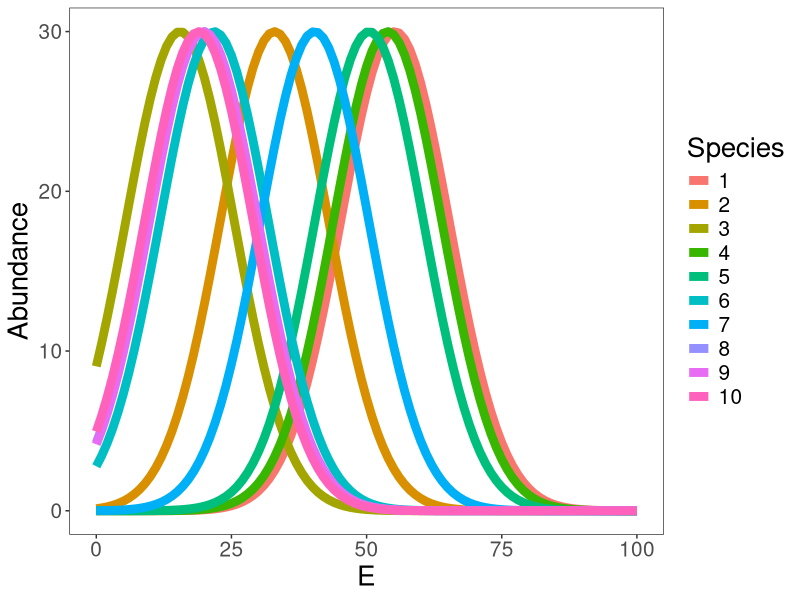
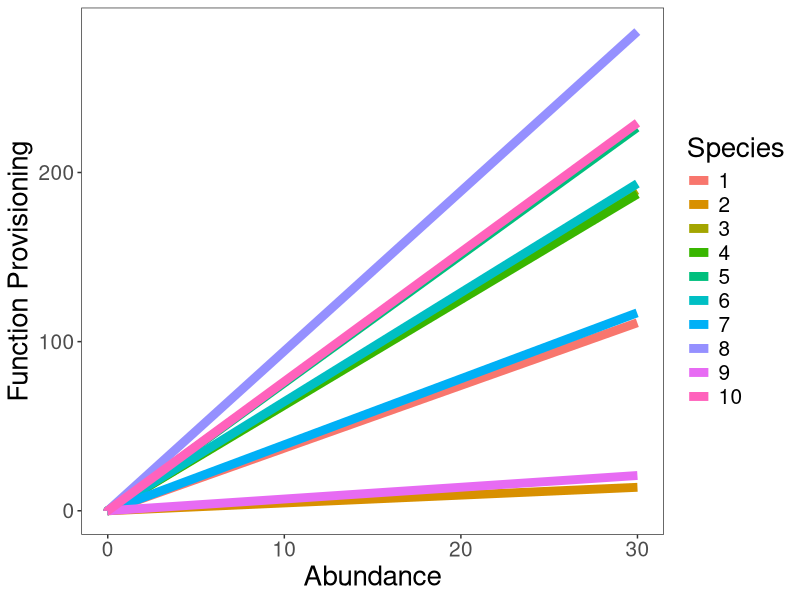
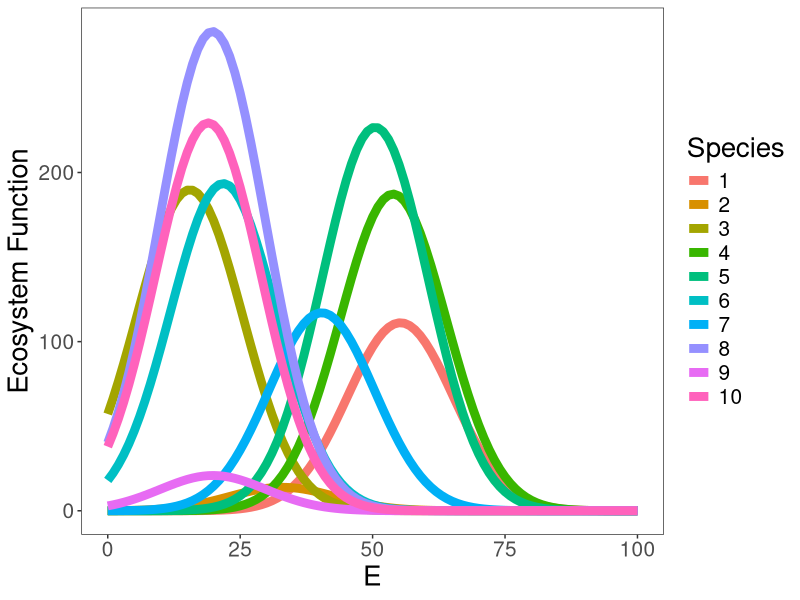
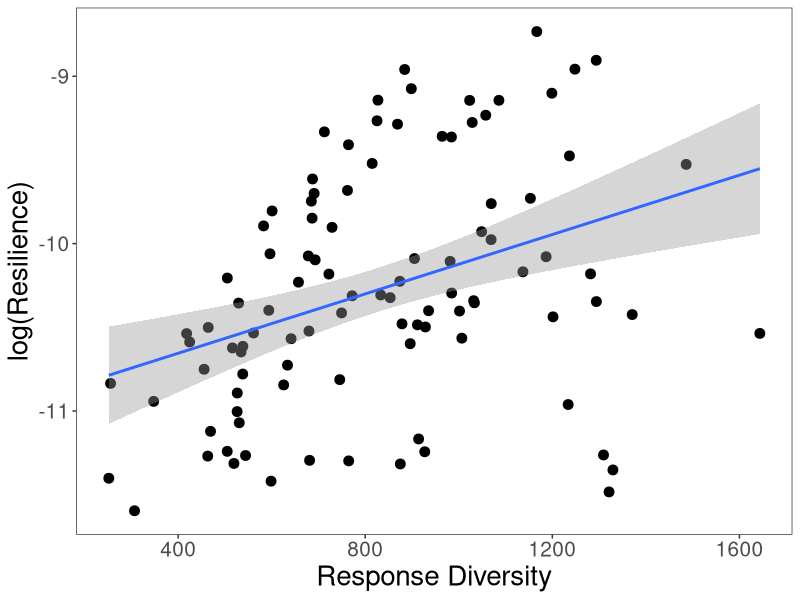
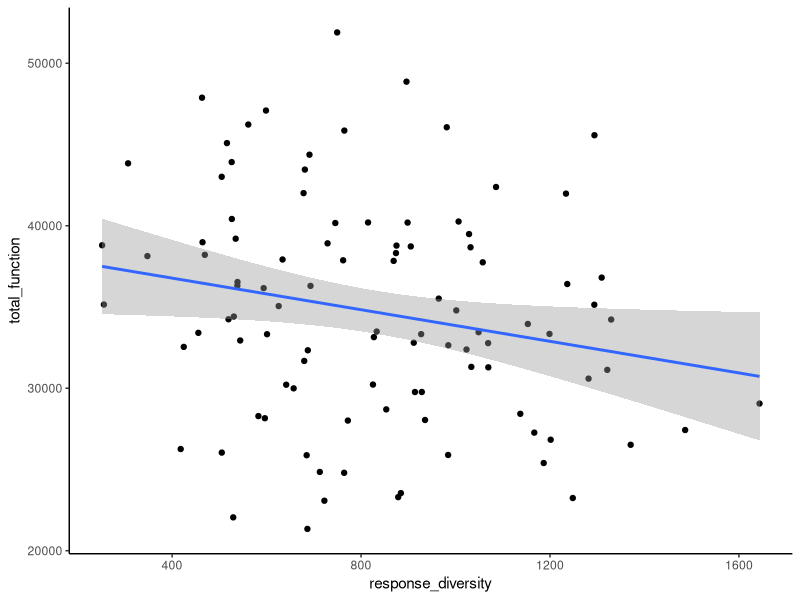
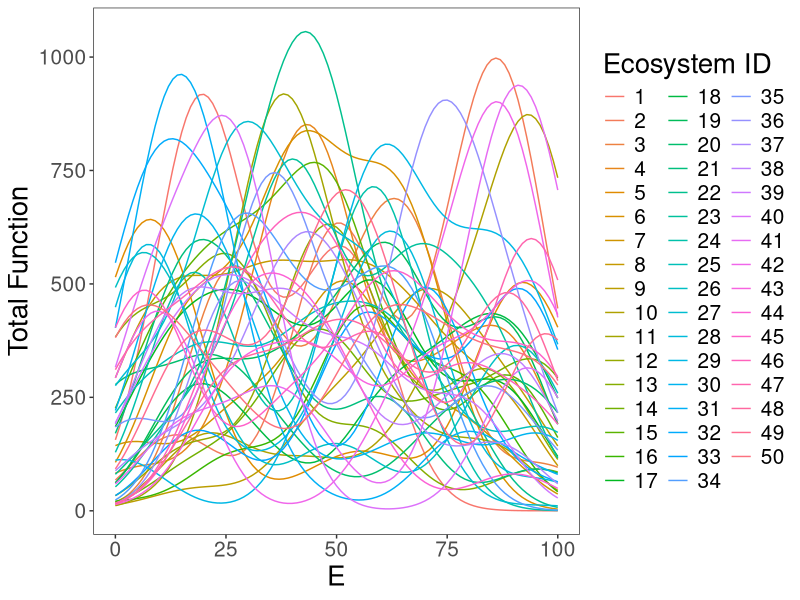

Reproduce these figures in R, in order.
  # load libraries
  library(tidyverse)
  
  # set working directory
  setwd(dirname(rstudioapi::getActiveDocumentContext()$path))
  
  # define parameters
  n_species <- 10
  # gaussian abundance function
  a_range <- c(30, 30)
  b_range <- c(0, 100)
  c_range <- c(10, 10)
  # function function
  function_intercept_range <- c(0, 0)
  function_slope_range <- c(0, 10)
  environment_vals <- seq(0, 100, 1)
  # how many ecosystems to generate
  n_simulations <- 100
  
  
  # generate random abundance functions
  generate_gaussian_functions <- function(n_species, a_range, b_range, c_range, funct_intercept_range, funct_slope_range){
    do.call(rbind, lapply(1:n_species, function(i){
      data.frame(species_ID = i,
                 a = runif(1, a_range[1], a_range[2]),
                 b = runif(1, b_range[1], b_range[2]),
                 c = runif(1, c_range[1], c_range[2]),
                 function_intercept = runif(1, funct_intercept_range[1], funct_intercept_range[2]),
                 function_slope = runif(1, funct_slope_range[1], funct_slope_range[2])
                 )
    }))
  }
  
  # gaussian/normal function to calculate abundance as a function of environment
  # inputs:
    # a: height of the curves peak
    # b: position of the center of the peak
    # c: standard deviation
    # E: value for environment
  gaussian_abundance <- function(a, b, c, E){
    abund <- (a*exp(1)^(-((E-b)^2)/(2*(c^2))))
    ifelse(abund > 0, abund, 0)
  }
  
  # linear function to calculate function/services as a function of abundance (A)
  linear_function <- function(slope, intercept, A){
    ((slope * A) + intercept)
  }
  
  
  # function to run one simulation using linear abundance functions (one set of random models)
  run_one_sim <- function(n_species, environment_vals, a_range, b_range, c_range, function_intercept_range, function_slope_range){
    # generate a random set of models
    models <- generate_gaussian_functions(n_species,
                                          a_range,
                                          b_range,
                                          c_range,
                                          function_intercept_range,
                                          function_slope_range)
    
    # calculate abundances and functions for a range of environment values
    model_results <- do.call(rbind, lapply(environment_vals, function(E){
      # loop over every species in model
      do.call(rbind, lapply(1:nrow(models), function(i){
        curr_abundance <- gaussian_abundance(models$a[i], models$b[i], models$c[i], E)
        curr_function <- linear_function(models$function_slope[i], models$function_intercept[i], curr_abundance)
        data.frame(E = E,
                   species_ID = models$species_ID[i],
                   a = models$a[i],
                   b = models$b[i],
                   c = models$c[i],
                   abundance = curr_abundance,
                   funct = curr_function)
      }))
    }))
  }
  
  # function to run n simulations
  run_n_sims <- function(n_sims, n_species, environment_vals, a_range, b_range, c_range, function_intercept_range, function_slope_range){
    do.call(rbind, lapply(1:n_sims, function(n){
      curr_results <- run_one_sim(n_species, environment_vals, a_range, b_range, c_range, function_intercept_range, function_slope_range) %>%
        mutate(sim_number = n)
    }))
  }
  
  # run n sets of models
  all_results <- run_n_sims(n_simulations, n_species, environment_vals, a_range, b_range, c_range, function_intercept_range, function_slope_range)
  
  # calculate resilience for each set of models (as inverse variance in sum of functions across environmental gradient)
  resilience <- all_results %>%
    group_by(sim_number, E) %>%
    summarize(total_function = sum(funct)) %>%
    group_by(sim_number) %>%
    summarize(resilience = 1/var(total_function),
              total_function = sum(total_function))
  
  # calculate response diversity
  # for now, response diversity will be variance in b values (peak center) for all species
  response_diversity <- all_results %>%
    group_by(sim_number, species_ID) %>%
    summarize(b = median(b)) %>%
    #ungroup() %>%
    group_by(sim_number) %>%
    summarize(response_diversity = var(b))
  
  # join together resilience and response diversity data
  model_stats <- resilience %>%
    left_join(response_diversity, by = "sim_number")
  
  # plot model results
  
  # Fig 1, linear abundance vs environment
  ggplot(data = filter(all_results, sim_number == 1), aes(x = E, y = abundance, col = as.factor(species_ID))) +
    geom_line(size = 3) +
    #geom_smooth(method = "lm") +
    labs(x = "E", y = "Abundance", color = "Species") +
    theme_bw() +
    theme(panel.grid = element_blank(),
          axis.text = element_text(size = 15),
          axis.title = element_text(size = 20),
          legend.text = element_text(size = 15),
          legend.title = element_text(size = 20))
  
  # Fig 2, function vs abundance
  ggplot(data = filter(all_results, sim_number == 1), aes(x = abundance, y = funct, col = as.factor(species_ID))) +
    geom_line(size = 3) +
    #geom_smooth(method = "lm") +
    labs(x = "Abundance", y = "Function Provisioning", color = "Species") +
    theme_bw() +
    theme(panel.grid = element_blank(),
          axis.text = element_text(size = 15),
          axis.title = element_text(size = 20),
          legend.text = element_text(size = 15),
          legend.title = element_text(size = 20))
  
  # Fig 3, function vs environment
  ggplot(data = filter(all_results, sim_number == 1), aes(x = E, y = funct, col = as.factor(species_ID))) +
    geom_line(size = 3) +
    #geom_point() +
    labs(x = "E", y = "Ecosystem Function", color = "Species") +
    theme_bw() +
    theme(panel.grid = element_blank(),
          axis.text = element_text(size = 15),
          axis.title = element_text(size = 20),
          legend.text = element_text(size = 15),
          legend.title = element_text(size = 20))
  
  # Fig 4, resilience vs response diversity
  ggplot(data = model_stats, aes(x = response_diversity, y = log(resilience))) +
    geom_point(size=3) +
    geom_smooth(method = "lm") +
    labs(x = "Response Diversity", y = "log(Resilience)") +
    theme_bw() +
    theme(panel.grid = element_blank(),
          axis.text = element_text(size = 15),
          axis.title = element_text(size = 20),
          legend.text = element_text(size = 15),
          legend.title = element_text(size = 20))
  
  ggplot(data = model_stats, aes(x = response_diversity, y = total_function)) +
    geom_point() +
    geom_smooth(method = "lm") +
    theme_classic()
  
  all_results %>%
    group_by(sim_number, E) %>%
    summarize(total_function = sum(funct)) %>%
    ungroup() %>%
    filter(sim_number %in% 1:50) %>%
    ggplot(aes(x = E, y = total_function, col = as.factor(sim_number))) +
    geom_line() +
    labs(x = "E", y = "Total Function", col = "Ecosystem ID") +
    theme_bw() +
    theme(panel.grid = element_blank(),
          axis.text = element_text(size = 15),
          axis.title = element_text(size = 20),
          legend.text = element_text(size = 15),
          legend.title = element_text(size = 20))
  
  # do some statistical analysis
  resilience_response_model <- lm(log(resilience) ~ response_diversity, data = model_stats)
  null_model <- lm(log(resilience) ~ 1, data = model_stats)
  
  summary(resilience_response_model)
  summary(null_model)
  
  AIC(resilience_response_model)
  AIC(null_model)
  
  #report::report(resilience_response_model)
  
